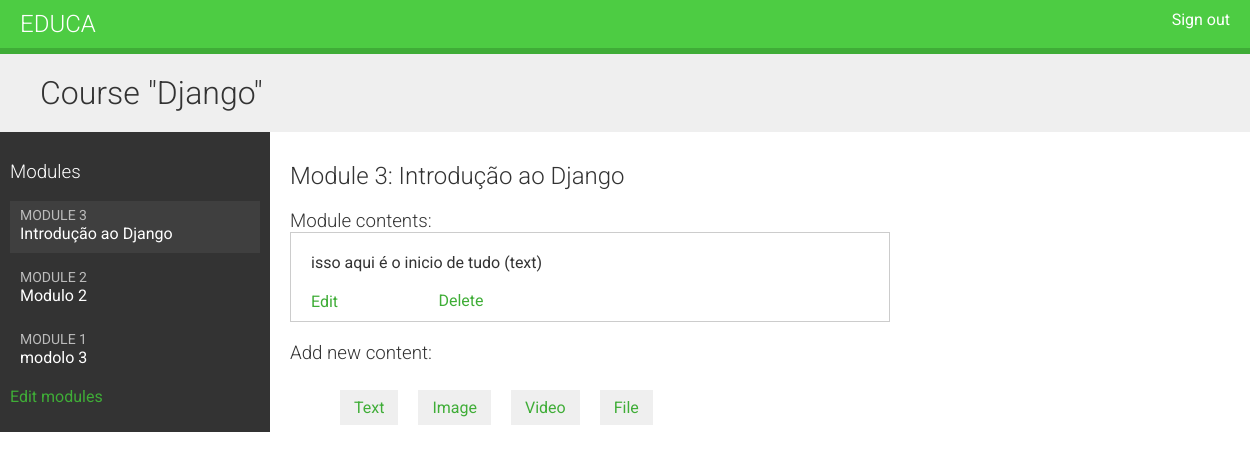
The page /course/module/1/ (signed in) on the database its author committed.
### courses/models.py (models this page shows, shortened)
class Course(models.Model):
    owner = models.ForeignKey(User, related_name='courses_created', on_delete=models.CASCADE)
    subject = models.ForeignKey(Subject, related_name='courses', on_delete=models.CASCADE)
    students = models.ManyToManyField(User, related_name='courses_joined', blank=True)
    title = models.CharField(max_length=255)
    slug = models.SlugField(max_length=255, unique=True)
    overview = models.TextField()
    created = models.DateTimeField(auto_now_add=True)
    class meta:
        ordering = ['-created']

class Module(models.Model):
    course = models.ForeignKey(Course, related_name='modules', on_delete=models.CASCADE)
    title = models.CharField(max_length=255)
    description = models.TextField(blank=True)
    order = OrderField(blank=True, for_fields=['course'])
    class meta:
        ordering = ['order']

class Content(models.Model):
    module = models.ForeignKey(Module, related_name='contents', on_delete=models.CASCADE)
    content_type = models.ForeignKey(
        ContentType,
        on_delete=models.CASCADE,
        limit_choices_to={'model__in': ('text', 'video', 'image', 'file')}
    )
    object_id = models.PositiveIntegerField()
    item = GenericForeignKey('content_type', 'object_id')
    order = OrderField(blank=True, for_fields=['module'])
    class meta:
        ordering = ['order']

class ItemBase(models.Model):
    owner = models.ForeignKey(User, related_name='%(class)s_related', on_delete=models.CASCADE)
    title = models.CharField(max_length=250)
    created = models.DateTimeField(auto_now_add=True)
    updated = models.DateTimeField(auto_now=True)
    class Meta:
        abstract = True
    def __str__(self):
        return self.title

class Text(ItemBase):
    content = models.TextField()

### courses/views.py (the view)
# urls.py: path('module/<int:module_id>/', views.ModuleContentListView.as_view(), name='module_content_list'),
class ModuleContentListView(TemplateResponseMixin, View):
    template_name = 'courses/manage/module/content_list.html'
    def get(self, request, module_id):
        module = get_object_or_404(Module, id=module_id, course__owner=request.user)
        return self.render_to_response({'module': module})

### courses/templatetags/course.py (called while the page is built)
@register.filter
def model_name(obj):
    try:
        return obj._meta.model_name
    except AttributeError:
        return None

### courses/templates/courses/manage/module/content_list.html (shortened to what this page needs)
{% extends "base.html" %}
{% load course %}
{% block content %}
  {% with course=module.course %}
    <h1>Course "{{ course.title }}"</h1>
    <div class="contents">
      <h3>Modules</h3>
      <ul id="modules">
        {% for m in course.modules.all %}
          <li data-id="{{ m.id }}" {% if m == module %} class="selected"{% endif %}>
            <a href="{% url 'module_content_list' m.id %}">
              <span>
                Module <span class="order">{{ m.order|add:1 }}</span>
              </span>
              <br>
              {{ m.title }}
            </a>
          </li>
        {% empty %}
          <li>No modules yet.</li>
        {% endfor %}
      </ul>
      <p>
        <a href="{% url 'course_module_update' course.id %}">
          Edit modules
        </a>
      </p>
    </div>
    <div class="module">
      <h2>Module {{ module.order|add:1 }}: {{ module.title }}</h2>
      <h3>Module contents:</h3>
      <div id="module-contents">
        {% for content in module.contents.all %}
          <div data-id="{{ content.id }}">
            {% with item=content.item %}
              <p>{{ item }} ({{ item|model_name }})</p>
              <a href="{% url 'module_content_update' module.id item|model_name item.id %}">
                Edit
              </a>
              <form action="{% url 'module_content_delete' content.id %}" method="post">
                <input type="submit" value="Delete">
              </form>
            {% endwith %}
          </div>
        {% empty %}
          <p>This module has no contents yet.</p>
        {% endfor %}
      </div>
      <h3>Add new content:</h3>
      <ul class="content-types">
        <li>
          <a href="{% url 'module_content_create' module.id 'text' %}">
            Text
          </a>
        </li>
        <li>
          <a href="{% url 'module_content_create' module.id 'image' %}">
            Image
          </a>
        </li>
        <li>
          <a href="{% url 'module_content_create' module.id 'video' %}">
            Video
          </a>
        </li>
        <li>
          <a href="{% url 'module_content_create' module.id 'file' %}">
            File
          </a>
        </li>
      </ul>
    </div>
  {% endwith %}
{% endblock %}

### courses/static/css/base.css (style rules this page uses)
body { margin:0; font-family:'Roboto', sans-serif; font-weight:400; color:#333; }
a { color:#3fad37; text-decoration:none; }
ul { float:left; }
h1, h2, h3, h4, h5, h6 { font-family:'Roboto', sans-serif; font-weight:300; }
h1 { background:#efefef; width:100%; overflow:auto; padding:20px 0 20px 40px; margin:0; }
.module { padding:10px 20px; float:left; width:600px; }
.module h3 { margin:20px 0 0; padding:0; width:100%; }
.module p { margin:10px 0 20px; width:100%; float:left; }
.contents { width:20%; padding:10px; float:left; background:#333; color: #fff; font-family:'Roboto', sans-serif; }
.contents ul { list-style:none; margin:0; padding:0; width:100%; }
.contents ul li { margin:0 0 10px 0; padding:4px 10px 10px; overflow:auto; cursor:move; }
.contents ul li.selected { background:#3f3f3f; }
.contents ul span { text-transform:uppercase; color:#bbb; font-size:14px; }
.contents ul a { display:block; color:#fff; text-decoration:none; }
ul.content-types li { list-style:none; float:left; margin:10px; background:#efefef; padding:8px 14px; }
input, select, textarea { border:1px solid #ccc; border-bottom:3px solid #ccc; padding:8px 12px; font-size:16px; font-family:'Roboto', sans-serif; float:left; clear:both; width:300px; }
input[type=submit], a.button { border-radius:5px; background:#4dcc43; color:#fff; font-size:16px; text-transform:uppercase; border:none; padding:10px 20px; margin:20px 0; }
#module-contents div { padding:10px 20px; border:1px solid #ccc; background:#fff }
#module-contents form { margin:0; padding:0; }
#module-contents input[type=submit] { color:#3fad37; background:none; margin:-20px 0 0; padding:0; float:left; text-transform:none; }

### rows shown on the page
Course: title "Django"
Module: order|add "3", title "Introdução ao Django"
Module: order|add "2", title "Modulo 2"
Module: order|add "1", title "modolo 3"
Content: item "isso aqui é o inicio de tudo", item|model_name "text"
